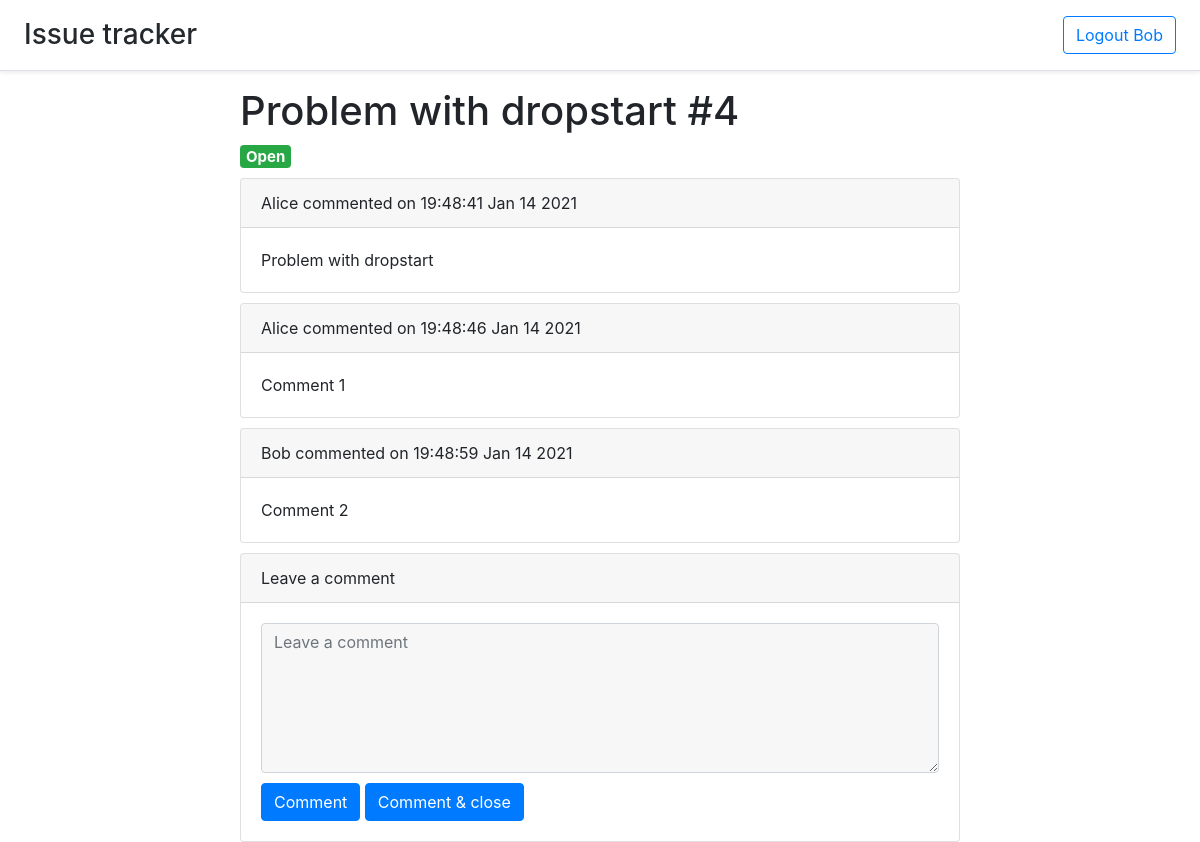
Screenshot of /issue/4 (signed in) with the database file from the repository.
### auth.py (models this page shows)
class User(UserMixin, app.db.Model):
    id = app.db.Column(app.db.Integer, primary_key=True)
    email = app.db.Column(app.db.String(100), unique=True)
    password = app.db.Column(app.db.String(100))
    name = app.db.Column(app.db.String(100))
    issues = app.db.relationship('Issue', backref='user', lazy='dynamic')
    comments = app.db.relationship('Comment', backref='user', lazy='dynamic')

### issue.py (models this page shows, shortened)
class Issue(db.Model):
    id = db.Column(db.Integer, primary_key=True)
    title = db.Column(db.String(50), nullable=False)
    user_id = db.Column(db.Integer, db.ForeignKey('user.id'))
    comments = db.relationship('Comment', backref='issue', lazy='dynamic')
    labels = db.relationship('Label', backref='issue', lazy='dynamic')
    is_open = db.Column(db.BOOLEAN, default=True)
    timestamp = db.Column(db.DateTime, default=datetime.utcnow)
    def title_and_id(self):
        return self.title + ' #' + str(self.id)

### comment.py (models this page shows)
class Comment(db.Model):
    id = db.Column(db.Integer, primary_key=True)
    text = db.Column(db.Text, nullable=False)
    timestamp = db.Column(db.DateTime, default=datetime.utcnow)
    user_id = db.Column(db.Integer, db.ForeignKey('user.id'))
    issue_id = db.Column(db.Integer, db.ForeignKey('issue.id'))
    def pretty_date(self):
        return self.timestamp.strftime("%H:%M:%S %b %d %Y")

### comment.py (the view)
@comments.route('/issue/<int:issue_id>')
def show_issues(issue_id):
    return render_template('issuepage.html', issue=issue.Issue.query.get(issue_id))

### app.py (called while the page is built)
@login_manager.user_loader
def load_user(user_id):
    return auth.User.query.get(int(user_id))

### templates/issuepage.html (shortened to what this page needs)
{% extends 'base.html' %}
{% block content %}
<h1>{{ issue.title_and_id() }}</h1>
<h5>
  {% if issue.is_open %}
  <span class="badge badge-success">Open</span>
  {% else %}
  <span class="badge badge-danger">Closed</span>
  {% endif %}
</h5>
{% for comment in issue.comments.all() %}
<div class="card">
      <div class="card-header">
        {{ comment.user.name }} commented on {{ comment.pretty_date() }}
      </div>
      <div class="card-body"> {{ comment.text }}</div>
</div>
{% endfor %}
{% if issue.is_open %}
<div class="card">
  <div class="card-header">
    Leave a comment
  </div>
  <div class="card-body">
    <form method="post" action="/comment/{{ issue.id }}">
      <textarea name="text" class="form-control issue-textarea-comment" placeholder="Leave a comment"></textarea>
      <input type="submit" name="action" class="btn btn-primary" value="Comment">
      <input type="submit" name="action" class="btn btn-primary" value="Comment & close">
    </form>
  </div>
</div>
{% endif %}
{% endblock %}

### templates/base.html (shortened to what this page needs)
<!doctype html>
<html lang="en">
<head>
    <link rel= "stylesheet" type= "text/css" href= "{{ url_for('static',filename='base.css') }}">
    <link rel="stylesheet" href="https://stackpath.bootstrapcdn.com/bootstrap/4.5.2/css/bootstrap.min.css">
</head>
<body>
<header class="d-flex flex-column flex-md-row align-items-center p-3 px-md-4 mb-3 bg-white border-bottom shadow-sm">
        <a class="link-gray-dark h3 my-0 me-md-auto fw-normal" href="/">
              Issue tracker
        </a>
  <nav class="my-2 my-md-0 me-md-3">
    {% if current_user.is_authenticated %}
        <a class="btn btn-outline-primary" href="/logout">Logout {{ current_user.name }}</a>
    {% else %}
        <a class="btn btn-outline-primary" href="/login">Login</a>
        <a class="btn btn-outline-primary" href="/signup">Sign up</a>
    {% endif %}
  </nav>
</header>
<div id="content" class="content">{% block content %}{% endblock %}</div>
</body>
</html>

### static/base.css (style rules this page uses)
html, body { height: 100%; }
.content { margin-left: 20%; margin-right: 20%; }
.link-gray-dark { color: #24292e; text-decoration: none!important; }
.issue-textarea-comment { min-height: 150px; background-color: rgba(0,0,0,.03)!important; margin-bottom: 10px; }
.my-0 { margin-right: auto!important; }
.card { margin-top: 10px; }

### rows the page displays
User: name "Bob"
Issue: title_and_id "Problem with dropstart #4"
Comment: user.name "Alice", pretty_date "19:48:41 Jan 14 2021", text "Problem with dropstart"
Comment: user.name "Alice", pretty_date "19:48:46 Jan 14 2021", text "Comment 1"
Comment: user.name "Bob", pretty_date "19:48:59 Jan 14 2021", text "Comment 2"
